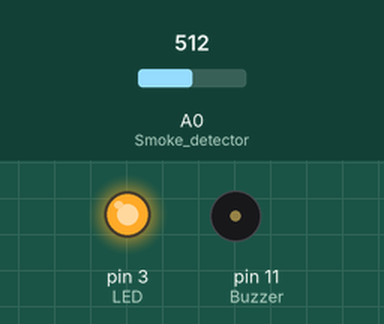
Recording of a sketch running on a simulated Arduino Uno, built with avr-gcc and run on an emulated ATmega328P. Shown: output pins drawn as LEDs (lit = HIGH), buzzer (waves = sounding). Inputs (shaded band) come from the test bench; at power-on: A0 (Smoke_detector) = 512.

Above: at 1.3 s.
1.4 s: A0 (Smoke_detector) set to 106
4.4 s: A0 (Smoke_detector) set to 95
At 5.0 s:
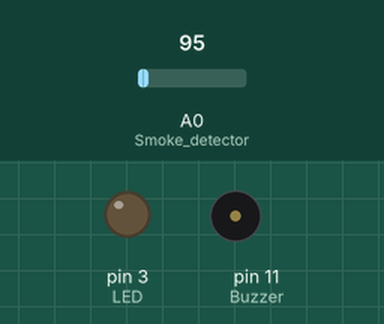
Timing chart, 0 to 7.4 s (numbered marks = the images above; inputs shaded):
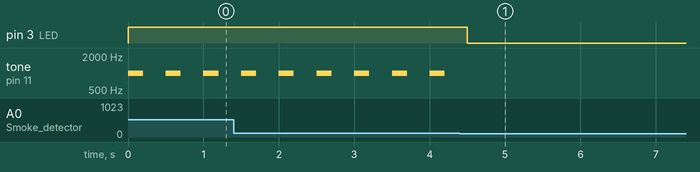

The sketch:

smoke_detector.ino
```cpp
 int LED=3;
 int Buzzer=11;
 int Smoke_detector= A0;
 void setup(){
  pinMode(LED, OUTPUT);
  pinMode(Buzzer, OUTPUT);
  pinMode(Smoke_detector,INPUT);
 }
void loop() {
  int threshold = 100;
  int smoke_level= analogRead(Smoke_detector);
  if(smoke_level>=threshold){
    digitalWrite(LED, HIGH);
    tone(Buzzer, 1000, 200);

  }
  else{
    digitalWrite(LED, LOW);
    noTone(Buzzer);
  }
  delay(500);


}
```

Measured:
- the behaviour switches between 100 and 99 on A0 (Smoke_detector) (found by bisection; images 0 and 1)
- after the input at 4.4 s, pin 3 (LED): HIGH → LOW after 0.10 s; tone on pin 11 (Buzzer): stops changing and stays silent
- by itself, tone on pin 11 (Buzzer): alternates 1000 Hz for 0.20 s and silent for 0.30 s
